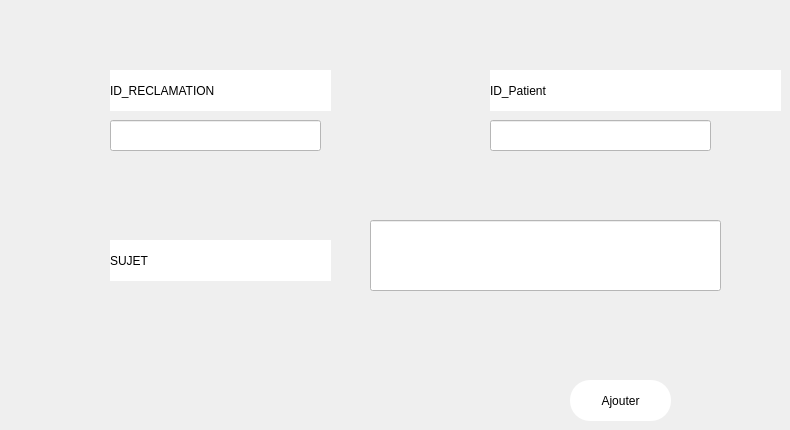
      <widget class="QWidget" name="tab_18">
       <attribute name="title">
        <string>Ajout</string>
       </attribute>
       <widget class="QLabel" name="label_44">
        <property name="geometry">
         <rect>
          <x>110</x>
          <y>70</y>
          <width>221</width>
          <height>41</height>
         </rect>
        </property>
        <property name="styleSheet">
         <string notr="true">background-color: white</string>
        </property>
        <property name="text">
         <string>ID_RECLAMATION</string>
        </property>
       </widget>
       <widget class="QLabel" name="label_45">
        <property name="geometry">
         <rect>
          <x>110</x>
          <y>240</y>
          <width>221</width>
          <height>41</height>
         </rect>
        </property>
        <property name="styleSheet">
         <string notr="true">background-color:white</string>
        </property>
        <property name="text">
         <string>SUJET</string>
        </property>
       </widget>
       <widget class="QLineEdit" name="lineEditNom_9">
        <property name="geometry">
         <rect>
          <x>110</x>
          <y>120</y>
          <width>211</width>
          <height>31</height>
         </rect>
        </property>
        <property name="styleSheet">
         <string notr="true">background-color: rgb(255, 255, 255);</string>
        </property>
       </widget>
       <widget class="QLabel" name="label_47">
        <property name="geometry">
         <rect>
          <x>490</x>
          <y>70</y>
          <width>291</width>
          <height>41</height>
         </rect>
        </property>
        <property name="styleSheet">
         <string notr="true">background-color:white</string>
        </property>
        <property name="text">
         <string>ID_Patient</string>
        </property>
       </widget>
       <widget class="QLineEdit" name="lineEditTel_2">
        <property name="geometry">
         <rect>
          <x>490</x>
          <y>120</y>
          <width>221</width>
          <height>31</height>
         </rect>
        </property>
        <property name="styleSheet">
         <string notr="true">background-color: rgb(255, 255, 255);</string>
        </property>
       </widget>
       <widget class="QLineEdit" name="lineEditPrenom_5">
        <property name="geometry">
         <rect>
          <x>370</x>
          <y>220</y>
          <width>351</width>
          <height>71</height>
         </rect>
        </property>
        <property name="styleSheet">
         <string notr="true">background-color: rgb(255, 255, 255);</string>
        </property>
       </widget>
       <widget class="QPushButton" name="pushButton_Ajouter_4">
        <property name="geometry">
         <rect>
          <x>570</x>
          <y>380</y>
          <width>101</width>
          <height>41</height>
         </rect>
        </property>
        <property name="styleSheet">
         <string notr="true">border-radius:20px;
background-color: rgb(255, 255, 255);</string>
        </property>
        <property name="text">
         <string>Ajouter</string>
        </property>
       </widget>
      </widget>
